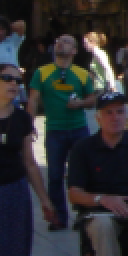
#> input picture Extraccion de caracteristicas en imagenes/Practica Extraccion de caracteristicas/ECI.Practica/data/train/pedestrians/AnnotationsPos_0.000000_crop001087b_0.png, 64 x 128 px (shown 2 times larger)
$ python -i multiscale.py   (imports and definitions only)
#> lines starting #> are read from the running program, lines starting #| are printed output that depends on the picture
import cv2 as cv
import numpy as np
from matplotlib import pyplot as plt
from functions import crossValidation,loadCompresedData

class PedestrianDetector:
    def __init__(self):
        self.model = cv.ml.SVM_load('./linear_svm.xml')
        self.desp = 32
        self.window_x = 64
        self.window_y = 128
        self.descriptor = cv.HOGDescriptor()

    # [134 lines left out: functions inRange, checkIfInRange, compute2, computeImage, computeWindows, not called in this run]

    def computeConfidence(self,predicted_data):
        return 1.0 - (1.0 / (1.0 + np.exp(-predicted_data)))

    # [8 lines left out: function createPyramid, not called in this run]


# [20 lines not run here, left out]

>>> import cv2
>>> picture = cv2.imread('ECI.Practica/data/train/pedestrians/AnnotationsPos_0.000000_crop001087b_0.png', cv2.IMREAD_GRAYSCALE)
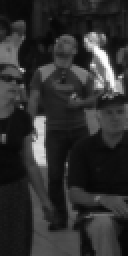
#> picture: shape (128, 64) (shown 2 times larger); min 6, max 254, mean 46.9
#> (the run stopped early here; a loop or call above may not have finished)

$ run again, on Extraccion de caracteristicas en imagenes/Practica Extraccion de caracteristicas/ECI.Practica/data/train/pedestrians/AnnotationsPos_0.000000_crop001581b_0.png
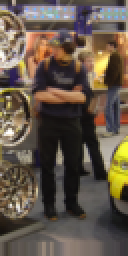
#> input picture Extraccion de caracteristicas en imagenes/Practica Extraccion de caracteristicas/ECI.Practica/data/train/pedestrians/AnnotationsPos_0.000000_crop001581b_0.png, 64 x 128 px (shown 2 times larger)
#> `picture = cv2.imread('ECI.Practica/data/train/pedestrians/AnnotationsP..`:
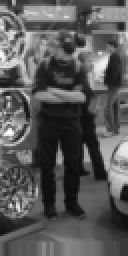
#> picture: shape (128, 64) (shown 2 times larger); min 12, max 253, mean 88.5

$ run again, on Extraccion de caracteristicas en imagenes/Practica Extraccion de caracteristicas/ECI.Practica/data/train/pedestrians/AnnotationsPos_0.000000_crop001690a_0.png
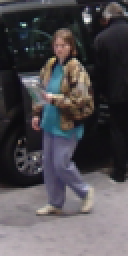
#> input picture Extraccion de caracteristicas en imagenes/Practica Extraccion de caracteristicas/ECI.Practica/data/train/pedestrians/AnnotationsPos_0.000000_crop001690a_0.png, 64 x 128 px (shown 2 times larger)
#> `picture = cv2.imread('ECI.Practica/data/train/pedestrians/AnnotationsP..`:
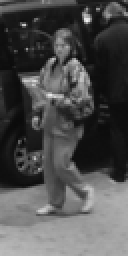
#> picture: shape (128, 64) (shown 2 times larger); min 9, max 242, mean 77.5

$ run again, on Extraccion de caracteristicas en imagenes/Practica Extraccion de caracteristicas/ECI.Practica/data/train/pedestrians/AnnotationsPos_0.000000_person_260d_0.png
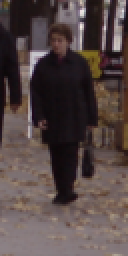
#> input picture Extraccion de caracteristicas en imagenes/Practica Extraccion de caracteristicas/ECI.Practica/data/train/pedestrians/AnnotationsPos_0.000000_person_260d_0.png, 64 x 128 px (shown 2 times larger)
#> `picture = cv2.imread('ECI.Practica/data/train/pedestrians/AnnotationsP..`:
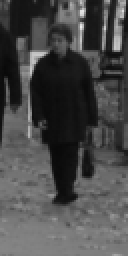
#> picture: shape (128, 64) (shown 2 times larger); min 9, max 237, mean 73.6
